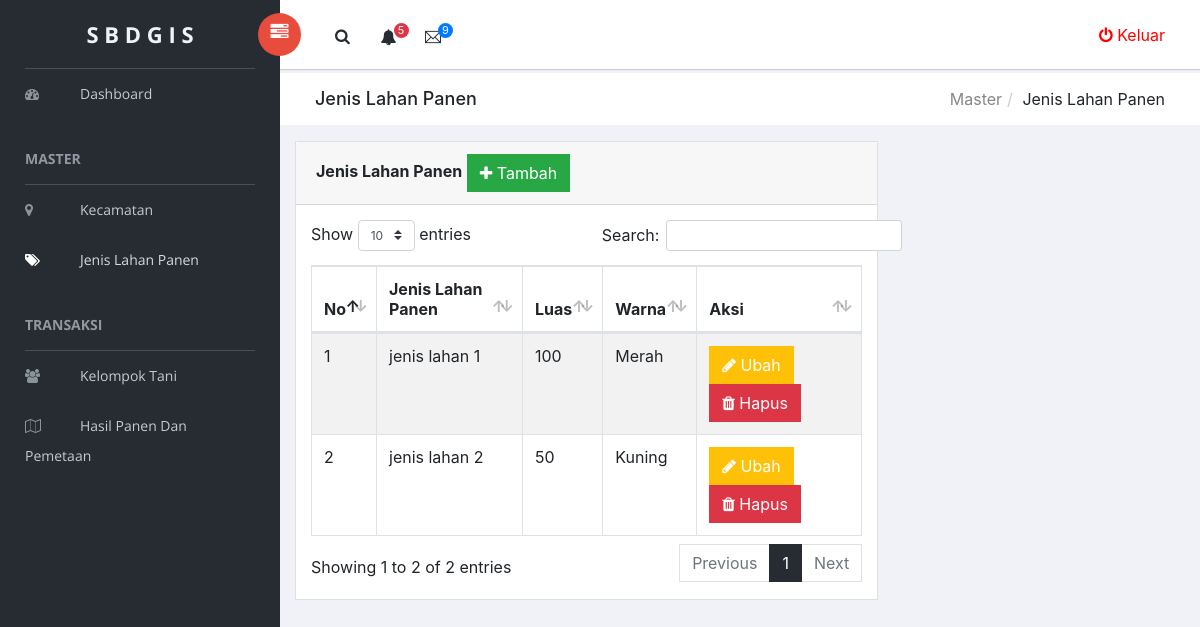
Page /app/index.php?p=view_jenis_lahan (signed in) on the earlier database version.
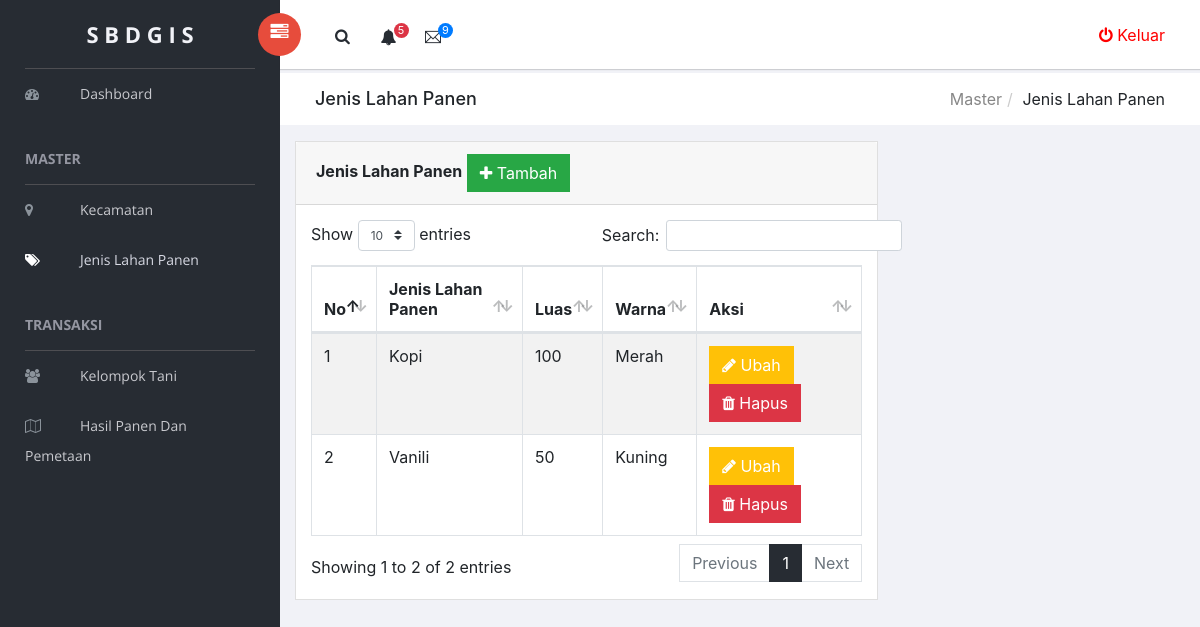
Same page on the later database version.
### tables this page shows
CREATE TABLE `tb_jenis_lahan` (
  `id_jenis_lahan` varchar(10) NOT NULL,
  `jenis_lahan` varchar(100) NOT NULL,
  `warna` varchar(100) NOT NULL,
  `luas_tanah` float NOT NULL
);

### app/helper/koneksi.php (called while the page is built, shortened)
<?php
class Koneksi {
	private $koneksi;
	function __construct(){
		$this->koneksi = new mysqli("localhost","root","","db_gis");
	}
	public function setQuery($sql){
		return $this->koneksi->query($sql);
	}
}
 ?>

### app/helper/crud.php (called while the page is built, shortened)
<?php
include_once 'koneksi.php';
class Crud {
	function __construct(){
		$this->koneksi = new Koneksi();
	}
	public function get($sql){
		$result = $this->koneksi->setQuery($sql);
		$data = [];
        while ($row = $result->fetch_assoc()) {
            $data[] = $row;
        }
        return $data;
	}
}
?>

### app/m_jenis_lahan/view.php (the view)
<div class="breadcrumbs">
    <div class="col-sm-4">
        <div class="page-header float-left">
            <div class="page-title">
                <h1>Jenis Lahan Panen</h1>
            </div>
        </div>
    </div>
    <div class="col-sm-8">
        <div class="page-header float-right">
            <div class="page-title">
                <ol class="breadcrumb text-right">
                    <li><a href="#">Master</a></li>
                    <li class="active">Jenis Lahan Panen</li>
                </ol>
            </div>
        </div>
    </div>
</div>
<div class="content mt-3">
    <div class="animated fadeIn">
        <div class="row">
            <div class="col-md-8">
                <div class="card">
                    <div class="card-header">
                        <strong class="card-title">Jenis Lahan Panen</strong>
                        <a href="?p=add_jenis_lahan" class="btn btn-success"><i class="fa fa-plus"></i> Tambah</a>
                    </div>
                    <div class="card-body">
                        <table id="bootstrap-data-table-export" class="table table-striped table-bordered" >
                            <thead>
                                <tr>
                                    <th>No</th>
                                    <th>Jenis Lahan Panen</th>
                                    <th>Luas</th>
                                    <th>Warna</th>
                                    <th>Aksi</th>
                                </tr>
                            </thead>
                            <tbody>
                                <?php
                                $no = 1;
                                $result = $crud->get("SELECT * FROM tb_jenis_lahan");
                                foreach ($result as $value): ?>
                                <tr>
                                    <td><?= $no++ ?></td>
                                    <td><?= $value['jenis_lahan'] ?></td>
                                    <td><?= $value['luas_tanah'] ?></td>
                                    <td><?php
                                            $warna = $value['warna'] ;
                                            if($warna=="red"){
                                                echo "Merah";
                                            }else if($warna =="yellow"){
                                                echo "Kuning";
                                            }else if($warna =="green"){
                                                echo "Hijau";
                                            }
                                    ?>
                                    </td>
                                    <td>
                                        <a href="?p=edit_jenis_lahan&id_jenis_lahan=<?= $value['id_jenis_lahan']?>" class="btn btn-warning text-white"><i class="fa fa-pencil"></i> Ubah</a>
                                        <a href="?p=delete_jenis_lahan&id_jenis_lahan=<?= $value['id_jenis_lahan']?>" onClick="return confirm('Data Akan Dihapus !')"  class="btn btn-danger"><i class="fa fa-trash"></i> Hapus</a>
                                    </td>
                                </tr>
                                <?php endforeach  ?>
                            </tbody>
                        </table>
                    </div>
                </div>
            </div>
        </div>
    </div>
</div>

### app/index.php (shortened to what this page needs)
<?php
$crud = new Crud();
?>
<html>
<head>
    <link rel="stylesheet" href="../vendors/bootstrap/dist/css/bootstrap.min.css">
    <link rel="stylesheet" href="../vendors/font-awesome/css/font-awesome.min.css">
    <link rel="stylesheet" href="../vendors/themify-icons/css/themify-icons.css">
    <link rel="stylesheet" href="../vendors/flag-icon-css/css/flag-icon.min.css">
    <link rel="stylesheet" href="../vendors/selectFX/css/cs-skin-elastic.css">
    <link rel="stylesheet" href="../vendors/datatables.net-bs4/css/dataTables.bootstrap4.min.css">
    <link rel="stylesheet" href="../vendors/datatables.net-buttons-bs4/css/buttons.bootstrap4.min.css">
    <link rel="stylesheet" href="../assets/css/style.css">
</head>
<body>
    <aside id="left-panel" class="left-panel">
        <nav class="navbar navbar-expand-sm navbar-default">
            <div class="navbar-header">
                <a class="navbar-brand" href="./"><b>S B D G I S</b></a>
            </div>
            <?php $page = isset( $_GET['p'])?$_GET['p']:""; ?>
            <div id="main-menu" class="main-menu collapse navbar-collapse">
                <ul class="nav navbar-nav">
                    <li class='<?= $page=="view_dashbord"?"active":"" ?>' >
                        <a href="?p=view_dashbord"> <i class="menu-icon fa fa-dashboard"></i>Dashboard </a>
                    </li>
                    <h3 class="menu-title">Master</h3>
                    <li class='<?= $page=="view_kecamatan"?"active":"" ?>' >
                        <a href="?p=view_kecamatan"> <i class="menu-icon fa fa-map-marker"></i>Kecamatan </a>
                    </li>
                    <li class='<?= $page=="view_jenis_lahan"?"active":"" ?>' >
                        <a href="?p=view_jenis_lahan"> <i class="menu-icon fa fa-tags"></i>Jenis Lahan Panen </a>
                    </li>
                    <h3 class="menu-title">Transaksi</h3>
                    <li class='<?= $page=="view_kelompok_tani"?"active":"" ?>' >
                        <a href="?p=view_kelompok_tani"> <i class="menu-icon fa fa-users"></i>Kelompok Tani </a>
                    </li>
                    <li class='<?= $page=="view_pemetaan"?"active":"" ?>' >
                        <a href="?p=view_pemetaan"> <i class="menu-icon fa fa-map-o"></i>Hasil Panen Dan Pemetaan </a>
                    </li>
                </ul>
            </div>
        </nav>
    </aside>
    <div id="right-panel" class="right-panel">
        <header id="header" class="header">
            <div class="header-menu">
                <div class="col-sm-7">
                    <a id="menuToggle" class="menutoggle pull-left"><i class="fa fa fa-tasks" style="margin-top:10px"></i></a>
                    <div class="header-left">
                        <button class="search-trigger"><i class="fa fa-search"></i></button>
                        <div class="dropdown for-notification">
                            <button class="btn btn-secondary dropdown-toggle" type="button" id="notification" data-toggle="dropdown" aria-haspopup="true" aria-expanded="false">
                                <i class="fa fa-bell"></i>
                                <span class="count bg-danger">5</span>
                            </button>
                        </div>
                        <div class="dropdown for-message">
                            <button class="btn btn-secondary dropdown-toggle" type="button"
                                id="message"
                                data-toggle="dropdown" aria-haspopup="true" aria-expanded="false">
                                <i class="ti-email"></i>
                                <span class="count bg-primary">9</span>
                            </button>
                        </div>
                    </div>
                </div>
                <div class="col-sm-5">
                    <a href="../logout.php" class="pull-right" style="color:red;margin-top:8px">
                        <i class="fa fa-power-off"></i> Keluar
                    </a>
                </div>
            </div>
        </header>
        <?php
        if($page){
            if($page == "view_dashbord"){
                include "dashbord/view.php";
            }elseif ($page == "view_kecamatan") {
                include "m_kecamatan/view.php";
            }elseif ($page == "add_kecamatan") {
                include "m_kecamatan/add_form.php";
            }elseif ($page == "edit_kecamatan") {
                include "m_kecamatan/edit_form.php";
            }elseif ($page == "delete_kecamatan") {
                include "m_kecamatan/delete.php";
            }
            elseif ($page == "view_jenis_lahan") {
                include "m_jenis_lahan/view.php";
            }elseif ($page == "add_jenis_lahan") {
                include "m_jenis_lahan/add_form.php";
            }elseif ($page == "edit_jenis_lahan") {
                include "m_jenis_lahan/edit_form.php";
            }elseif ($page == "delete_jenis_lahan") {
                include "m_jenis_lahan/delete.php";
            }
            elseif ($page == "view_kelompok_tani") {
                include "m_kelompok_tani/view.php";
            }elseif ($page == "add_kelompok_tani") {
                include "m_kelompok_tani/add_form.php";
            }elseif ($page == "edit_kelompok_tani") {
                include "m_kelompok_tani/edit_form.php";
            }elseif ($page == "delete_kelompok_tani") {
                include "m_kelompok_tani/delete.php";
            }
            elseif ($page == "view_pemetaan") {
                include "t_pemetaan/view.php";
            }elseif ($page == "add_pemetaan") {
                include "t_pemetaan/add_form.php";
            }
        }else{
            include "dashbord/view.php";
        }
        ?>
        </div>
</body>
</html>

Differences in the rows shown:
changed tb_jenis_lahan: jenis_lahan "jenis lahan 1" → "Kopi"
changed tb_jenis_lahan: jenis_lahan "jenis lahan 2" → "Vanili"
